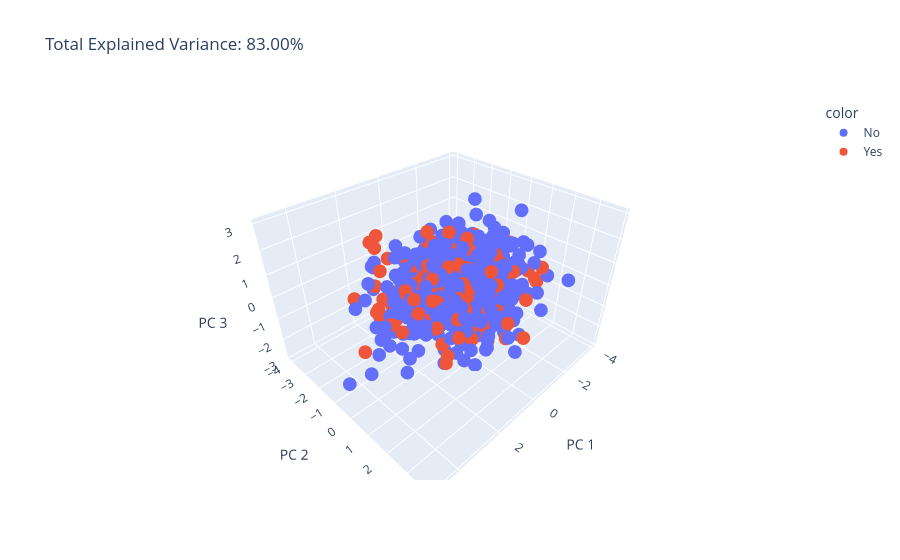

The notebook cell saved with this chart:
### Code cell
# 3D-diagram PCA, sjuka + ej sjuka / rökare + ej rökare

# KÄLLA: https://plotly.com/python/pca-visualization/

import plotly.express as px
from sklearn.decomposition import PCA

# välj variabler
X = df[["age", "height", "weight", "systolic_bp", "cholesterol"]]

# standardisera (variablerna har olika skalor)
scaler = StandardScaler()  # skapar objekt av klassen StandardScaler som utför standardiseringen
X_scaled = scaler.fit_transform(X)  # beräknar medelvärde och standardavvikelse och standardiserar variablerna i X

# beräkna huvudkomponenter med pca
pca = PCA(n_components=3)  # Skapar en PCA-modell som ska ta fram de tre första huvudkomponenterna
X_pca = pca.fit_transform(X_scaled)  # Genomför PCA-beräkningen och räknar om varje persons värden till PC1, PC2 och PC3
# fit: analyserar variablernas samvariation och beräknar huvudkomponenternas riktningar och vikter
# transform: använder dessa riktningar och vikter för att beräkna varje persons PC-värden

# visar andel av den totala variationen som PC1-PC3 tillsammans fångar
total_var = pca.explained_variance_ratio_.sum() * 100

# figur
fig = px.scatter_3d(
    X_pca, x=0, y=1, z=2,
    title=f'Total Explained Variance: {total_var:.2f}%',
    labels={'0': 'PC 1', '1': 'PC 2', '2': 'PC 3'},
    color=df["smoker"]
)

fig.show()

#                    age    height    weight  systolic_bp  cholesterol
# Huvudkomponent                                                        
# PC1             0.573224  0.098300  0.247196     0.568990     0.526209
# PC2            -0.279984  0.693791  0.657227    -0.059119    -0.069424
# PC3             0.277281  0.556410 -0.495263     0.317787    -0.516961

# åt PC1: Personen har ett högt värde på en kombination 
# som framför allt väger in ålder, blodtryck och kolesterol.

# åt PC2: Personen har ett högt värde på en kombination som 
# framför allt väger in längd och vikt

# åt PC3: Personen har ett högt värde på en kombination som 
# framför allt väger in längd och vikt

### Figure 1 — Plotly figure (JSON) as saved in the notebook; plotly's stock layout.template omitted (floating-point values rounded to 4 significant figures; data arrays with more than 128 entries replaced by an {"elided": "..."} marker saying what was removed)
{"data": [{"hovertemplate": "color=No<br>PC 1=%{x}<br>PC 2=%{y}<br>PC 3=%{z}<extra></extra>", "legendgroup": "No", "marker": {"color": "#636efa", "symbol": "circle"}, "mode": "markers", "name": "No", "scene": "scene", "showlegend": true, "type": "scatter3d", "x": {"elided": "587 float values"}, "y": {"elided": "587 float values"}, "z": {"elided": "587 float values"}}, {"hovertemplate": "color=Yes<br>PC 1=%{x}<br>PC 2=%{y}<br>PC 3=%{z}<extra></extra>", "legendgroup": "Yes", "marker": {"color": "#EF553B", "symbol": "circle"}, "mode": "markers", "name": "Yes", "scene": "scene", "showlegend": true, "type": "scatter3d", "x": {"elided": "213 float values"}, "y": {"elided": "213 float values"}, "z": {"elided": "213 float values"}}], "layout": {"legend": {"title": {"text": "color"}, "tracegroupgap": 0}, "scene": {"domain": {"x": [0, 1], "y": [0, 1]}, "xaxis": {"title": {"text": "PC 1"}}, "yaxis": {"title": {"text": "PC 2"}}, "zaxis": {"title": {"text": "PC 3"}}}, "title": {"text": "Total Explained Variance: 83.00%"}}}
